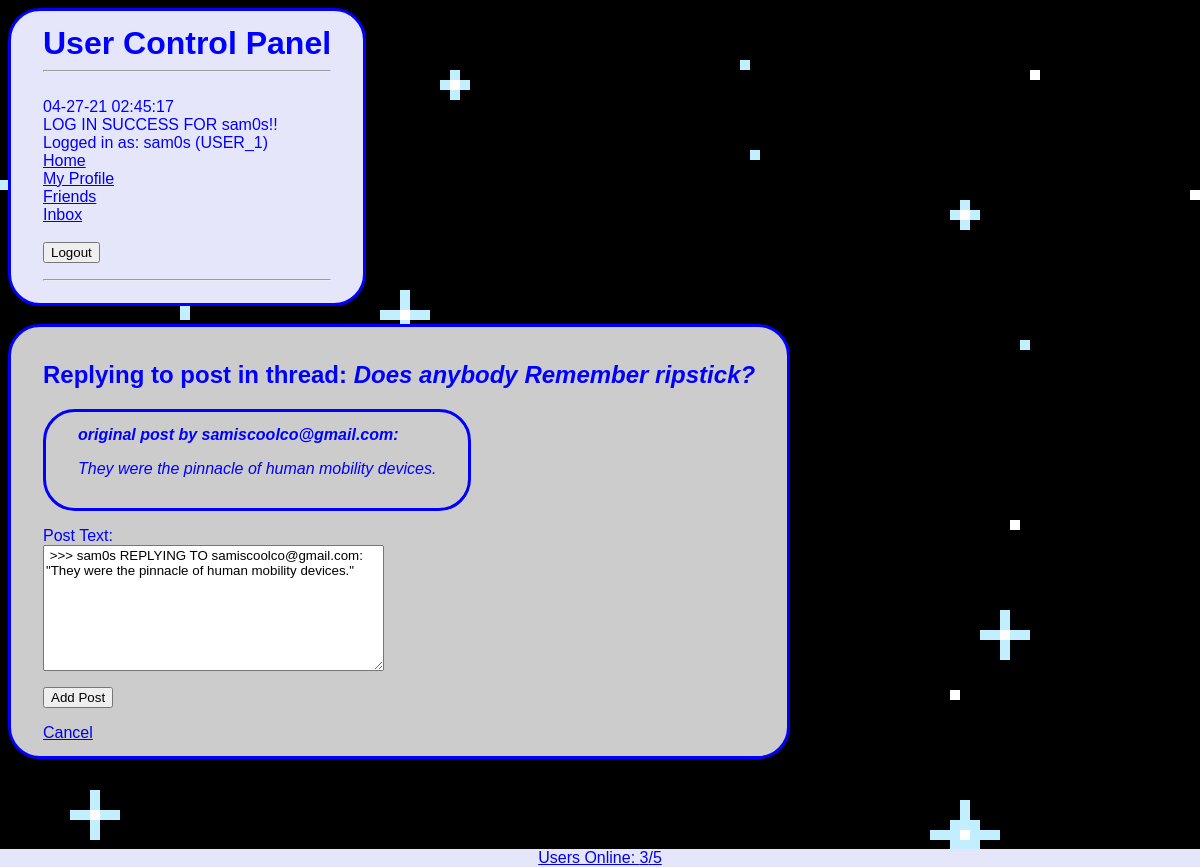
Screenshot of /replytopost.php?topic=2&post_id=3 (signed in) with the database file from the repository.
### tables this page shows
CREATE TABLE forum_topics (
 topic_id INTEGER PRIMARY KEY,
 topic_title VARCHAR (150),
 topic_create_time DATETIME,
 topic_owner VARCHAR (150)
);

CREATE TABLE forum_posts (
 post_id INTEGER PRIMARY KEY,
 topic_id INT NOT NULL,
 post_text TEXT,
 post_create_time DATETIME,
 post_owner VARCHAR (150)
);

### replytopost.php (the view, shortened to what this page needs)
<?php
 include 'login.php';
 if (!$_POST) {
$safe_topic_id = SQLITE3::escapeString($_GET['topic']);
$safe_post_id = SQLITE3::escapeString($_GET['post_id']);
$op = $db->query("SELECT * FROM forum_posts WHERE post_id = $safe_post_id;");
while($a = $op->fetchArray())
{
  $opText = $a[2];
  $opName = $a[4];
}
 $verify_sql = "SELECT
    topic_title
FROM
    forum_posts
INNER JOIN forum_topics
    ON forum_topics.topic_id = ".$safe_topic_id .";";
$count_sql = "SELECT COUNT(*)
       topic_title
   FROM
       forum_posts
   INNER JOIN forum_topics
       ON forum_topics.topic_id = ".$safe_topic_id .";";
 $verify_res = $db->query($verify_sql);
 $num_rows = $db->query($count_sql)->fetchArray()[0];
 if ($num_rows < 1) {
 header("Location: index.php");
 exit;
 } else {
 while($topic_info = $verify_res->fetchArray()) {
 $topic_id = $safe_topic_id;
 $cancelURL = "showtopic.php?topic_id=".$topic_id;
 $topic_title = stripslashes($topic_info[0]);
 }
 ?>
 <!DOCTYPE html>
 <html>
 <head>
 </head>
 <body>
   <div>
 <h2>Replying to post in thread: <i><?php echo $topic_title; ?></i></h2>
 <div>
   <i><b>original post by <?php echo $opName;?>:</b>
     <p>
       <?php
       echo $opText;
       ?>
     </p>
   </i>
 </div>
 <form method="post" action="<?php echo $_SERVER['PHP_SELF']; ?>">
 <p><label for="post_text">Post Text:</label><br>
 <textarea id="post_text" name="post_text" rows="8" cols="40"
 required="required">
 <?php echo '>>> '.$_SESSION["user"].' REPLYING TO '.$opName.': "'.$opText.'"'; ?>
</textarea></p>
 <button type="submit" name="submit" value="submit">Add Post</button>
 </form>
 <a href="<?php echo $cancelURL?>"> Cancel </a>
</div>
 </body>
 </html>
 <?php
 }
 } else if ($_POST) {
 if ((!$_POST['topic_id']) || (!$_POST['post_text'])) {
 header("Location: index.php");
 exit;
 }
 $safe_topic_id = SQLITE3::escapeString($_POST['topic_id']);
 $safe_post_text = SQLITE3::escapeString($_POST['post_text']);
 $safe_post_owner = SQLITE3::escapeString($_SESSION["user"]);
 $safe_post_text  = strip_tags($safe_post_text ,$allowedTags);
 $add_post_sql = "INSERT INTO forum_posts (topic_id,post_text,
 post_create_time,post_owner) VALUES
 ('".$safe_topic_id."', '".$safe_post_text."',
 datetime('now'),'".$safe_post_owner."')";
 $add_post_res = $db->query($add_post_sql);
 header("Location: showtopic.php?topic_id=".$_POST['topic_id']);
 exit;
 }
 ?>

### styles.css (style rules this page uses)
* { box-sizing: border-box; font-family: Arial, Helvetica, sans-serif; }
body { padding-bottom: 100px; font-family: Arial, Helvetica, sans-serif; background-image: url("space.png"); }
div { color: blue; background:#ccc; border-radius: 32px; border-style: solid; padding: 14px 32px; width: fit-content; block-size: fit-content; }

### rows the page displays
forum_topics: topic_title "Does anybody Remember ripstick?"
forum_posts: post_owner "samiscoolco@gmail.com", post_text "They were the pinnacle of human mobility devices.", post_text ">>> sam0s REPLYING TO samiscoolco@gmail.com: \"They were the pinnacle of human mobility devices.\""

### other values shown
$_SESSION["message"] "LOG IN SUCCESS FOR sam0s!!"
$_SESSION["user"] "sam0s"
$_SESSION["id"] "1"
$uonline "3"
$utotal "5"
